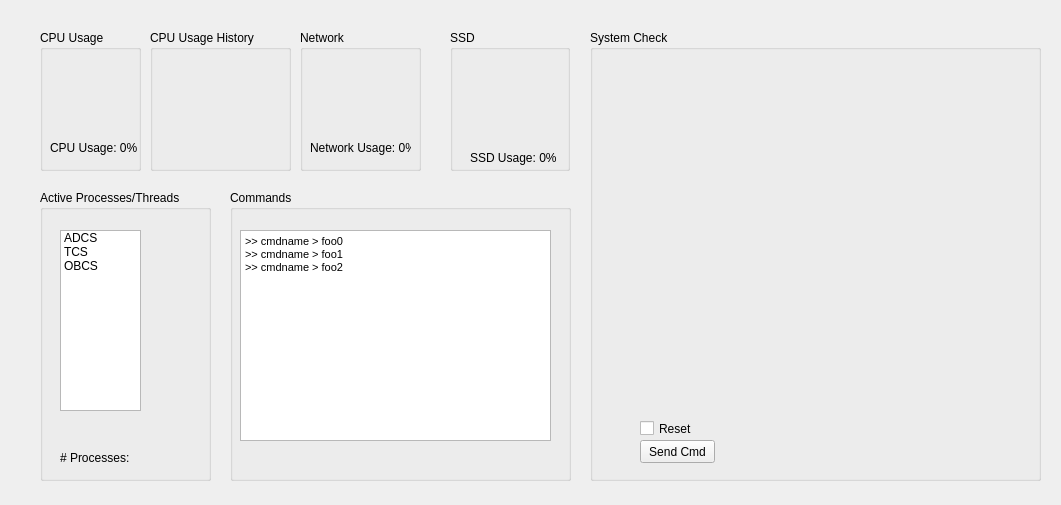
<?xml version="1.0" encoding="UTF-8"?>
<ui version="4.0">
 <class>dlgOBCS</class>
 <widget class="QWidget" name="dlgOBCS">
  <property name="geometry">
   <rect>
    <x>0</x>
    <y>0</y>
    <width>1061</width>
    <height>505</height>
   </rect>
  </property>
  <property name="windowTitle">
   <string>Dialog</string>
  </property>
  <widget class="QGroupBox" name="groupBox">
   <property name="geometry">
    <rect>
     <x>40</x>
     <y>30</y>
     <width>101</width>
     <height>141</height>
    </rect>
   </property>
   <property name="title">
    <string>CPU Usage</string>
   </property>
   <widget class="QGroupBox" name="groupBox_2">
    <property name="geometry">
     <rect>
      <x>240</x>
      <y>0</y>
      <width>211</width>
      <height>121</height>
     </rect>
    </property>
    <property name="title">
     <string>CPU Usage</string>
    </property>
   </widget>
   <widget class="QLabel" name="label_2">
    <property name="geometry">
     <rect>
      <x>10</x>
      <y>110</y>
      <width>91</width>
      <height>16</height>
     </rect>
    </property>
    <property name="text">
     <string>CPU Usage: 0%</string>
    </property>
   </widget>
   <widget class="QLabel" name="label_5">
    <property name="geometry">
     <rect>
      <x>20</x>
      <y>20</y>
      <width>51</width>
      <height>91</height>
     </rect>
    </property>
    <property name="text">
     <string/>
    </property>
    <property name="pixmap">
     <pixmap>:/OBCS_CPUusage.PNG</pixmap>
    </property>
   </widget>
  </widget>
  <widget class="QGroupBox" name="groupBox_3">
   <property name="geometry">
    <rect>
     <x>150</x>
     <y>30</y>
     <width>141</width>
     <height>141</height>
    </rect>
   </property>
   <property name="title">
    <string>CPU Usage History</string>
   </property>
   <widget class="QLabel" name="label_6">
    <property name="geometry">
     <rect>
      <x>20</x>
      <y>20</y>
      <width>101</width>
      <height>101</height>
     </rect>
    </property>
    <property name="text">
     <string/>
    </property>
    <property name="pixmap">
     <pixmap>:/OBCS_perf.PNG</pixmap>
    </property>
   </widget>
  </widget>
  <widget class="QGroupBox" name="groupBox_4">
   <property name="geometry">
    <rect>
     <x>40</x>
     <y>190</y>
     <width>171</width>
     <height>291</height>
    </rect>
   </property>
   <property name="title">
    <string>Active Processes/Threads</string>
   </property>
   <widget class="QLabel" name="label_4">
    <property name="geometry">
     <rect>
      <x>20</x>
      <y>260</y>
      <width>71</width>
      <height>16</height>
     </rect>
    </property>
    <property name="text">
     <string># Processes: 3</string>
    </property>
   </widget>
   <widget class="QListWidget" name="listWidget">
    <property name="geometry">
     <rect>
      <x>20</x>
      <y>40</y>
      <width>81</width>
      <height>181</height>
     </rect>
    </property>
    <item>
     <property name="text">
      <string>ADCS</string>
     </property>
    </item>
    <item>
     <property name="text">
      <string>TCS</string>
     </property>
    </item>
    <item>
     <property name="text">
      <string>OBCS</string>
     </property>
    </item>
   </widget>
  </widget>
  <widget class="QGroupBox" name="groupBox_6">
   <property name="geometry">
    <rect>
     <x>450</x>
     <y>30</y>
     <width>120</width>
     <height>141</height>
    </rect>
   </property>
   <property name="title">
    <string>SSD</string>
   </property>
   <widget class="QLabel" name="label_3">
    <property name="geometry">
     <rect>
      <x>20</x>
      <y>120</y>
      <width>91</width>
      <height>16</height>
     </rect>
    </property>
    <property name="text">
     <string>SSD Usage: 0%</string>
    </property>
   </widget>
   <widget class="QLabel" name="label_7">
    <property name="geometry">
     <rect>
      <x>30</x>
      <y>30</y>
      <width>51</width>
      <height>81</height>
     </rect>
    </property>
    <property name="text">
     <string/>
    </property>
    <property name="pixmap">
     <pixmap>:/OBCS_CPUusage.PNG</pixmap>
    </property>
   </widget>
  </widget>
  <widget class="QGroupBox" name="groupBox_7">
   <property name="geometry">
    <rect>
     <x>300</x>
     <y>30</y>
     <width>121</width>
     <height>141</height>
    </rect>
   </property>
   <property name="title">
    <string>Network</string>
   </property>
   <widget class="QLabel" name="label_14">
    <property name="geometry">
     <rect>
      <x>10</x>
      <y>110</y>
      <width>101</width>
      <height>16</height>
     </rect>
    </property>
    <property name="text">
     <string>Network Usage: 0%</string>
    </property>
   </widget>
   <widget class="QLabel" name="label_15">
    <property name="geometry">
     <rect>
      <x>30</x>
      <y>30</y>
      <width>51</width>
      <height>81</height>
     </rect>
    </property>
    <property name="text">
     <string/>
    </property>
    <property name="pixmap">
     <pixmap>:/OBCS_CPUusage.PNG</pixmap>
    </property>
   </widget>
  </widget>
  <widget class="QGroupBox" name="groupBox_5">
   <property name="geometry">
    <rect>
     <x>590</x>
     <y>30</y>
     <width>451</width>
     <height>451</height>
    </rect>
   </property>
   <property name="title">
    <string>System Check</string>
   </property>
   <widget class="QLabel" name="label">
    <property name="geometry">
     <rect>
      <x>30</x>
      <y>30</y>
      <width>391</width>
      <height>341</height>
     </rect>
    </property>
    <property name="text">
     <string/>
    </property>
    <property name="pixmap">
     <pixmap>:/OBCS_stack.PNG</pixmap>
    </property>
   </widget>
   <widget class="QLabel" name="label_8">
    <property name="geometry">
     <rect>
      <x>380</x>
      <y>20</y>
      <width>51</width>
      <height>51</height>
     </rect>
    </property>
    <property name="text">
     <string/>
    </property>
    <property name="pixmap">
     <pixmap>../icon/Check1_48.png</pixmap>
    </property>
   </widget>
   <widget class="QLabel" name="label_9">
    <property name="geometry">
     <rect>
      <x>380</x>
      <y>80</y>
      <width>41</width>
      <height>41</height>
     </rect>
    </property>
    <property name="text">
     <string/>
    </property>
    <property name="pixmap">
     <pixmap>:/uncheck.png</pixmap>
    </property>
    <property name="scaledContents">
     <bool>true</bool>
    </property>
   </widget>
   <widget class="QLabel" name="label_10">
    <property name="geometry">
     <rect>
      <x>380</x>
      <y>130</y>
      <width>41</width>
      <height>41</height>
     </rect>
    </property>
    <property name="text">
     <string/>
    </property>
    <property name="pixmap">
     <pixmap>../icon/uncheck.png</pixmap>
    </property>
    <property name="scaledContents">
     <bool>true</bool>
    </property>
   </widget>
   <widget class="QLabel" name="label_11">
    <property name="geometry">
     <rect>
      <x>380</x>
      <y>180</y>
      <width>51</width>
      <height>51</height>
     </rect>
    </property>
    <property name="text">
     <string/>
    </property>
    <property name="pixmap">
     <pixmap>../icon/Check1_48.png</pixmap>
    </property>
   </widget>
   <widget class="QLabel" name="label_12">
    <property name="geometry">
     <rect>
      <x>380</x>
      <y>230</y>
      <width>51</width>
      <height>51</height>
     </rect>
    </property>
    <property name="text">
     <string/>
    </property>
    <property name="pixmap">
     <pixmap>../icon/Check1_48.png</pixmap>
    </property>
   </widget>
   <widget class="QLabel" name="label_13">
    <property name="geometry">
     <rect>
      <x>380</x>
      <y>280</y>
      <width>51</width>
      <height>51</height>
     </rect>
    </property>
    <property name="text">
     <string/>
    </property>
    <property name="pixmap">
     <pixmap>../icon/Check1_48.png</pixmap>
    </property>
   </widget>
   <widget class="QCheckBox" name="checkBox">
    <property name="geometry">
     <rect>
      <x>50</x>
      <y>390</y>
      <width>70</width>
      <height>17</height>
     </rect>
    </property>
    <property name="text">
     <string>Reset</string>
    </property>
   </widget>
   <widget class="QPushButton" name="pushButton">
    <property name="geometry">
     <rect>
      <x>50</x>
      <y>410</y>
      <width>75</width>
      <height>23</height>
     </rect>
    </property>
    <property name="text">
     <string>Send Cmd</string>
    </property>
   </widget>
  </widget>
  <widget class="QGroupBox" name="groupBox_8">
   <property name="geometry">
    <rect>
     <x>230</x>
     <y>190</y>
     <width>341</width>
     <height>291</height>
    </rect>
   </property>
   <property name="title">
    <string>Commands</string>
   </property>
   <widget class="QTextEdit" name="textEdit">
    <property name="geometry">
     <rect>
      <x>10</x>
      <y>40</y>
      <width>311</width>
      <height>211</height>
     </rect>
    </property>
    <property name="html">
     <string>&lt;!DOCTYPE HTML PUBLIC &quot;-//W3C//DTD HTML 4.0//EN&quot; &quot;http://www.w3.org/TR/REC-html40/strict.dtd&quot;&gt;
&lt;html&gt;&lt;head&gt;&lt;meta name=&quot;qrichtext&quot; content=&quot;1&quot; /&gt;&lt;style type=&quot;text/css&quot;&gt;
p, li { white-space: pre-wrap; }
&lt;/style&gt;&lt;/head&gt;&lt;body style=&quot; font-family:'MS Shell Dlg 2'; font-size:8.25pt; font-weight:400; font-style:normal;&quot;&gt;
&lt;p style=&quot; margin-top:0px; margin-bottom:0px; margin-left:0px; margin-right:0px; -qt-block-indent:0; text-indent:0px;&quot;&gt;&lt;span style=&quot; font-size:8pt;&quot;&gt;&amp;gt;&amp;gt; &lt;/span&gt;&lt;span style=&quot; font-family:'Courier New,courier'; font-size:8pt; color:#000000;&quot;&gt;cmdname &amp;gt; foo0&lt;/span&gt;&lt;/p&gt;
&lt;p style=&quot; margin-top:0px; margin-bottom:0px; margin-left:0px; margin-right:0px; -qt-block-indent:0; text-indent:0px;&quot;&gt;&lt;span style=&quot; font-size:8pt;&quot;&gt;&amp;gt;&amp;gt; &lt;/span&gt;&lt;span style=&quot; font-family:'Courier New,courier'; font-size:8pt; color:#000000;&quot;&gt;cmdname &amp;gt; foo1&lt;/span&gt;&lt;/p&gt;
&lt;p style=&quot; margin-top:0px; margin-bottom:0px; margin-left:0px; margin-right:0px; -qt-block-indent:0; text-indent:0px;&quot;&gt;&lt;span style=&quot; font-size:8pt;&quot;&gt;&amp;gt;&amp;gt; &lt;/span&gt;&lt;span style=&quot; font-family:'Courier New,courier'; font-size:8pt; color:#000000;&quot;&gt;cmdname &amp;gt; foo2&lt;/span&gt;&lt;/p&gt;&lt;/body&gt;&lt;/html&gt;</string>
    </property>
   </widget>
  </widget>
 </widget>
 <resources/>
 <connections/>
</ui>
